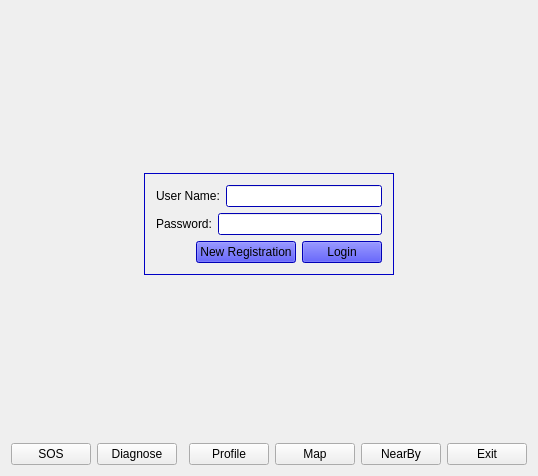
<?xml version="1.0" encoding="UTF-8"?>
<ui version="4.0">
 <class>client</class>
 <widget class="QMainWindow" name="client">
  <property name="geometry">
   <rect>
    <x>0</x>
    <y>0</y>
    <width>504</width>
    <height>476</height>
   </rect>
  </property>
  <property name="windowTitle">
   <string>client</string>
  </property>
  <widget class="QWidget" name="centralWidget">
   <layout class="QGridLayout" name="gridLayout_3">
    <item row="2" column="6">
     <widget class="QPushButton" name="exitButton">
      <property name="text">
       <string>Exit</string>
      </property>
     </widget>
    </item>
    <item row="2" column="0">
     <widget class="QPushButton" name="EmergencyButton">
      <property name="text">
       <string>SOS</string>
      </property>
     </widget>
    </item>
    <item row="2" column="3">
     <widget class="QPushButton" name="profileButton">
      <property name="text">
       <string>Profile</string>
      </property>
     </widget>
    </item>
    <item row="1" column="0" colspan="7">
     <widget class="QStackedWidget" name="stackedWidget">
      <property name="currentIndex">
       <number>0</number>
      </property>
      <widget class="QWidget" name="login">
       <property name="palette">
        <palette>
         <active>
          <colorrole role="WindowText">
           <brush brushstyle="SolidPattern">
            <color alpha="255">
             <red>0</red>
             <green>0</green>
             <blue>0</blue>
            </color>
           </brush>
          </colorrole>
          <colorrole role="Button">
           <brush brushstyle="SolidPattern">
            <color alpha="255">
             <red>0</red>
             <green>255</green>
             <blue>0</blue>
            </color>
           </brush>
          </colorrole>
          <colorrole role="Light">
           <brush brushstyle="SolidPattern">
            <color alpha="255">
             <red>127</red>
             <green>255</green>
             <blue>127</blue>
            </color>
           </brush>
          </colorrole>
          <colorrole role="Midlight">
           <brush brushstyle="SolidPattern">
            <color alpha="255">
             <red>63</red>
             <green>255</green>
             <blue>63</blue>
            </color>
           </brush>
          </colorrole>
          <colorrole role="Dark">
           <brush brushstyle="SolidPattern">
            <color alpha="255">
             <red>0</red>
             <green>127</green>
             <blue>0</blue>
            </color>
           </brush>
          </colorrole>
          <colorrole role="Mid">
           <brush brushstyle="SolidPattern">
            <color alpha="255">
             <red>0</red>
             <green>170</green>
             <blue>0</blue>
            </color>
           </brush>
          </colorrole>
          <colorrole role="Text">
           <brush brushstyle="SolidPattern">
            <color alpha="255">
             <red>0</red>
             <green>0</green>
             <blue>0</blue>
            </color>
           </brush>
          </colorrole>
          <colorrole role="BrightText">
           <brush brushstyle="SolidPattern">
            <color alpha="255">
             <red>255</red>
             <green>255</green>
             <blue>255</blue>
            </color>
           </brush>
          </colorrole>
          <colorrole role="ButtonText">
           <brush brushstyle="SolidPattern">
            <color alpha="255">
             <red>0</red>
             <green>0</green>
             <blue>0</blue>
            </color>
           </brush>
          </colorrole>
          <colorrole role="Base">
           <brush brushstyle="SolidPattern">
            <color alpha="255">
             <red>255</red>
             <green>255</green>
             <blue>255</blue>
            </color>
           </brush>
          </colorrole>
          <colorrole role="Window">
           <brush brushstyle="SolidPattern">
            <color alpha="255">
             <red>0</red>
             <green>255</green>
             <blue>0</blue>
            </color>
           </brush>
          </colorrole>
          <colorrole role="Shadow">
           <brush brushstyle="SolidPattern">
            <color alpha="255">
             <red>0</red>
             <green>0</green>
             <blue>0</blue>
            </color>
           </brush>
          </colorrole>
          <colorrole role="AlternateBase">
           <brush brushstyle="SolidPattern">
            <color alpha="255">
             <red>127</red>
             <green>255</green>
             <blue>127</blue>
            </color>
           </brush>
          </colorrole>
          <colorrole role="ToolTipBase">
           <brush brushstyle="SolidPattern">
            <color alpha="255">
             <red>255</red>
             <green>255</green>
             <blue>220</blue>
            </color>
           </brush>
          </colorrole>
          <colorrole role="ToolTipText">
           <brush brushstyle="SolidPattern">
            <color alpha="255">
             <red>0</red>
             <green>0</green>
             <blue>0</blue>
            </color>
           </brush>
          </colorrole>
          <colorrole role="PlaceholderText">
           <brush brushstyle="SolidPattern">
            <color alpha="128">
             <red>0</red>
             <green>0</green>
             <blue>0</blue>
            </color>
           </brush>
          </colorrole>
         </active>
         <inactive>
          <colorrole role="WindowText">
           <brush brushstyle="SolidPattern">
            <color alpha="255">
             <red>0</red>
             <green>0</green>
             <blue>0</blue>
            </color>
           </brush>
          </colorrole>
          <colorrole role="Button">
           <brush brushstyle="SolidPattern">
            <color alpha="255">
             <red>0</red>
             <green>255</green>
             <blue>0</blue>
            </color>
           </brush>
          </colorrole>
          <colorrole role="Light">
           <brush brushstyle="SolidPattern">
            <color alpha="255">
             <red>127</red>
             <green>255</green>
             <blue>127</blue>
            </color>
           </brush>
          </colorrole>
          <colorrole role="Midlight">
           <brush brushstyle="SolidPattern">
            <color alpha="255">
             <red>63</red>
             <green>255</green>
             <blue>63</blue>
            </color>
           </brush>
          </colorrole>
          <colorrole role="Dark">
           <brush brushstyle="SolidPattern">
            <color alpha="255">
             <red>0</red>
             <green>127</green>
             <blue>0</blue>
            </color>
           </brush>
          </colorrole>
          <colorrole role="Mid">
           <brush brushstyle="SolidPattern">
            <color alpha="255">
             <red>0</red>
             <green>170</green>
             <blue>0</blue>
            </color>
           </brush>
          </colorrole>
          <colorrole role="Text">
           <brush brushstyle="SolidPattern">
            <color alpha="255">
             <red>0</red>
             <green>0</green>
             <blue>0</blue>
            </color>
           </brush>
          </colorrole>
          <colorrole role="BrightText">
           <brush brushstyle="SolidPattern">
            <color alpha="255">
             <red>255</red>
             <green>255</green>
             <blue>255</blue>
            </color>
           </brush>
          </colorrole>
          <colorrole role="ButtonText">
           <brush brushstyle="SolidPattern">
            <color alpha="255">
             <red>0</red>
             <green>0</green>
             <blue>0</blue>
            </color>
           </brush>
          </colorrole>
          <colorrole role="Base">
           <brush brushstyle="SolidPattern">
            <color alpha="255">
             <red>255</red>
             <green>255</green>
             <blue>255</blue>
            </color>
           </brush>
          </colorrole>
          <colorrole role="Window">
           <brush brushstyle="SolidPattern">
            <color alpha="255">
             <red>0</red>
             <green>255</green>
             <blue>0</blue>
            </color>
           </brush>
          </colorrole>
          <colorrole role="Shadow">
           <brush brushstyle="SolidPattern">
            <color alpha="255">
             <red>0</red>
             <green>0</green>
             <blue>0</blue>
            </color>
           </brush>
          </colorrole>
          <colorrole role="AlternateBase">
           <brush brushstyle="SolidPattern">
            <color alpha="255">
             <red>127</red>
             <green>255</green>
             <blue>127</blue>
            </color>
           </brush>
          </colorrole>
          <colorrole role="ToolTipBase">
           <brush brushstyle="SolidPattern">
            <color alpha="255">
             <red>255</red>
             <green>255</green>
             <blue>220</blue>
            </color>
           </brush>
          </colorrole>
          <colorrole role="ToolTipText">
           <brush brushstyle="SolidPattern">
            <color alpha="255">
             <red>0</red>
             <green>0</green>
             <blue>0</blue>
            </color>
           </brush>
          </colorrole>
          <colorrole role="PlaceholderText">
           <brush brushstyle="SolidPattern">
            <color alpha="128">
             <red>0</red>
             <green>0</green>
             <blue>0</blue>
            </color>
           </brush>
          </colorrole>
         </inactive>
         <disabled>
          <colorrole role="WindowText">
           <brush brushstyle="SolidPattern">
            <color alpha="255">
             <red>0</red>
             <green>127</green>
             <blue>0</blue>
            </color>
           </brush>
          </colorrole>
          <colorrole role="Button">
           <brush brushstyle="SolidPattern">
            <color alpha="255">
             <red>0</red>
             <green>255</green>
             <blue>0</blue>
            </color>
           </brush>
          </colorrole>
          <colorrole role="Light">
           <brush brushstyle="SolidPattern">
            <color alpha="255">
             <red>127</red>
             <green>255</green>
             <blue>127</blue>
            </color>
           </brush>
          </colorrole>
          <colorrole role="Midlight">
           <brush brushstyle="SolidPattern">
            <color alpha="255">
             <red>63</red>
             <green>255</green>
             <blue>63</blue>
            </color>
           </brush>
          </colorrole>
          <colorrole role="Dark">
           <brush brushstyle="SolidPattern">
            <color alpha="255">
             <red>0</red>
             <green>127</green>
             <blue>0</blue>
            </color>
           </brush>
          </colorrole>
          <colorrole role="Mid">
           <brush brushstyle="SolidPattern">
            <color alpha="255">
             <red>0</red>
             <green>170</green>
             <blue>0</blue>
            </color>
           </brush>
          </colorrole>
          <colorrole role="Text">
           <brush brushstyle="SolidPattern">
            <color alpha="255">
             <red>0</red>
             <green>127</green>
             <blue>0</blue>
            </color>
           </brush>
          </colorrole>
          <colorrole role="BrightText">
           <brush brushstyle="SolidPattern">
            <color alpha="255">
             <red>255</red>
             <green>255</green>
             <blue>255</blue>
            </color>
           </brush>
          </colorrole>
          <colorrole role="ButtonText">
           <brush brushstyle="SolidPattern">
            <color alpha="255">
             <red>0</red>
             <green>127</green>
             <blue>0</blue>
            </color>
           </brush>
          </colorrole>
          <colorrole role="Base">
           <brush brushstyle="SolidPattern">
            <color alpha="255">
             <red>0</red>
             <green>255</green>
             <blue>0</blue>
            </color>
           </brush>
          </colorrole>
          <colorrole role="Window">
           <brush brushstyle="SolidPattern">
            <color alpha="255">
             <red>0</red>
             <green>255</green>
             <blue>0</blue>
            </color>
           </brush>
          </colorrole>
          <colorrole role="Shadow">
           <brush brushstyle="SolidPattern">
            <color alpha="255">
             <red>0</red>
             <green>0</green>
             <blue>0</blue>
            </color>
           </brush>
          </colorrole>
          <colorrole role="AlternateBase">
           <brush brushstyle="SolidPattern">
            <color alpha="255">
             <red>0</red>
             <green>255</green>
             <blue>0</blue>
            </color>
           </brush>
          </colorrole>
          <colorrole role="ToolTipBase">
           <brush brushstyle="SolidPattern">
            <color alpha="255">
             <red>255</red>
             <green>255</green>
             <blue>220</blue>
            </color>
           </brush>
          </colorrole>
          <colorrole role="ToolTipText">
           <brush brushstyle="SolidPattern">
            <color alpha="255">
             <red>0</red>
             <green>0</green>
             <blue>0</blue>
            </color>
           </brush>
          </colorrole>
          <colorrole role="PlaceholderText">
           <brush brushstyle="SolidPattern">
            <color alpha="128">
             <red>0</red>
             <green>0</green>
             <blue>0</blue>
            </color>
           </brush>
          </colorrole>
         </disabled>
        </palette>
       </property>
       <layout class="QGridLayout" name="gridLayout">
        <item row="0" column="1">
         <spacer name="verticalSpacer">
          <property name="orientation">
           <enum>Qt::Vertical</enum>
          </property>
          <property name="sizeHint" stdset="0">
           <size>
            <width>20</width>
            <height>40</height>
           </size>
          </property>
         </spacer>
        </item>
        <item row="1" column="0">
         <spacer name="horizontalSpacer_2">
          <property name="orientation">
           <enum>Qt::Horizontal</enum>
          </property>
          <property name="sizeHint" stdset="0">
           <size>
            <width>40</width>
            <height>20</height>
           </size>
          </property>
         </spacer>
        </item>
        <item row="1" column="1">
         <widget class="QFrame" name="frame">
          <property name="palette">
           <palette>
            <active>
             <colorrole role="WindowText">
              <brush brushstyle="SolidPattern">
               <color alpha="255">
                <red>0</red>
                <green>0</green>
                <blue>0</blue>
               </color>
              </brush>
             </colorrole>
             <colorrole role="Button">
              <brush brushstyle="SolidPattern">
               <color alpha="255">
                <red>0</red>
                <green>0</green>
                <blue>255</blue>
               </color>
              </brush>
             </colorrole>
             <colorrole role="Light">
              <brush brushstyle="SolidPattern">
               <color alpha="255">
                <red>127</red>
                <green>127</green>
                <blue>255</blue>
               </color>
              </brush>
             </colorrole>
             <colorrole role="Midlight">
              <brush brushstyle="SolidPattern">
               <color alpha="255">
                <red>63</red>
                <green>63</green>
                <blue>255</blue>
               </color>
              </brush>
             </colorrole>
             <colorrole role="Dark">
              <brush brushstyle="SolidPattern">
               <color alpha="255">
                <red>0</red>
                <green>0</green>
                <blue>127</blue>
               </color>
              </brush>
             </colorrole>
             <colorrole role="Mid">
              <brush brushstyle="SolidPattern">
               <color alpha="255">
                <red>0</red>
                <green>0</green>
                <blue>170</blue>
               </color>
              </brush>
             </colorrole>
             <colorrole role="Text">
              <brush brushstyle="SolidPattern">
               <color alpha="255">
                <red>0</red>
                <green>0</green>
                <blue>0</blue>
               </color>
              </brush>
             </colorrole>
             <colorrole role="BrightText">
              <brush brushstyle="SolidPattern">
               <color alpha="255">
                <red>255</red>
                <green>255</green>
                <blue>255</blue>
               </color>
              </brush>
             </colorrole>
             <colorrole role="ButtonText">
              <brush brushstyle="SolidPattern">
               <color alpha="255">
                <red>0</red>
                <green>0</green>
                <blue>0</blue>
               </color>
              </brush>
             </colorrole>
             <colorrole role="Base">
              <brush brushstyle="SolidPattern">
               <color alpha="255">
                <red>255</red>
                <green>255</green>
                <blue>255</blue>
               </color>
              </brush>
             </colorrole>
             <colorrole role="Window">
              <brush brushstyle="SolidPattern">
               <color alpha="255">
                <red>0</red>
                <green>0</green>
                <blue>255</blue>
               </color>
              </brush>
             </colorrole>
             <colorrole role="Shadow">
              <brush brushstyle="SolidPattern">
               <color alpha="255">
                <red>0</red>
                <green>0</green>
                <blue>0</blue>
               </color>
              </brush>
             </colorrole>
             <colorrole role="AlternateBase">
              <brush brushstyle="SolidPattern">
               <color alpha="255">
                <red>127</red>
                <green>127</green>
                <blue>255</blue>
               </color>
              </brush>
             </colorrole>
             <colorrole role="ToolTipBase">
              <brush brushstyle="SolidPattern">
               <color alpha="255">
                <red>255</red>
                <green>255</green>
                <blue>220</blue>
               </color>
              </brush>
             </colorrole>
             <colorrole role="ToolTipText">
              <brush brushstyle="SolidPattern">
               <color alpha="255">
                <red>0</red>
                <green>0</green>
                <blue>0</blue>
               </color>
              </brush>
             </colorrole>
             <colorrole role="PlaceholderText">
              <brush brushstyle="SolidPattern">
               <color alpha="128">
                <red>0</red>
                <green>0</green>
                <blue>0</blue>
               </color>
              </brush>
             </colorrole>
            </active>
            <inactive>
             <colorrole role="WindowText">
              <brush brushstyle="SolidPattern">
               <color alpha="255">
                <red>0</red>
                <green>0</green>
                <blue>0</blue>
               </color>
              </brush>
             </colorrole>
             <colorrole role="Button">
              <brush brushstyle="SolidPattern">
               <color alpha="255">
                <red>0</red>
                <green>0</green>
                <blue>255</blue>
               </color>
              </brush>
             </colorrole>
             <colorrole role="Light">
              <brush brushstyle="SolidPattern">
               <color alpha="255">
                <red>127</red>
                <green>127</green>
                <blue>255</blue>
               </color>
              </brush>
             </colorrole>
             <colorrole role="Midlight">
              <brush brushstyle="SolidPattern">
               <color alpha="255">
                <red>63</red>
                <green>63</green>
                <blue>255</blue>
               </color>
              </brush>
             </colorrole>
             <colorrole role="Dark">
              <brush brushstyle="SolidPattern">
               <color alpha="255">
                <red>0</red>
                <green>0</green>
                <blue>127</blue>
               </color>
              </brush>
             </colorrole>
             <colorrole role="Mid">
              <brush brushstyle="SolidPattern">
               <color alpha="255">
                <red>0</red>
                <green>0</green>
                <blue>170</blue>
               </color>
              </brush>
             </colorrole>
             <colorrole role="Text">
              <brush brushstyle="SolidPattern">
               <color alpha="255">
                <red>0</red>
                <green>0</green>
                <blue>0</blue>
               </color>
              </brush>
             </colorrole>
             <colorrole role="BrightText">
              <brush brushstyle="SolidPattern">
               <color alpha="255">
                <red>255</red>
                <green>255</green>
                <blue>255</blue>
               </color>
              </brush>
             </colorrole>
             <colorrole role="ButtonText">
              <brush brushstyle="SolidPattern">
               <color alpha="255">
                <red>0</red>
                <green>0</green>
                <blue>0</blue>
               </color>
              </brush>
             </colorrole>
             <colorrole role="Base">
              <brush brushstyle="SolidPattern">
               <color alpha="255">
                <red>255</red>
                <green>255</green>
                <blue>255</blue>
               </color>
              </brush>
             </colorrole>
             <colorrole role="Window">
              <brush brushstyle="SolidPattern">
               <color alpha="255">
                <red>0</red>
                <green>0</green>
                <blue>255</blue>
               </color>
              </brush>
             </colorrole>
             <colorrole role="Shadow">
              <brush brushstyle="SolidPattern">
               <color alpha="255">
                <red>0</red>
                <green>0</green>
                <blue>0</blue>
               </color>
              </brush>
             </colorrole>
             <colorrole role="AlternateBase">
              <brush brushstyle="SolidPattern">
               <color alpha="255">
                <red>127</red>
                <green>127</green>
                <blue>255</blue>
               </color>
              </brush>
             </colorrole>
             <colorrole role="ToolTipBase">
              <brush brushstyle="SolidPattern">
               <color alpha="255">
                <red>255</red>
                <green>255</green>
                <blue>220</blue>
               </color>
              </brush>
             </colorrole>
             <colorrole role="ToolTipText">
              <brush brushstyle="SolidPattern">
               <color alpha="255">
                <red>0</red>
                <green>0</green>
                <blue>0</blue>
               </color>
              </brush>
             </colorrole>
             <colorrole role="PlaceholderText">
              <brush brushstyle="SolidPattern">
               <color alpha="128">
                <red>0</red>
                <green>0</green>
                <blue>0</blue>
               </color>
              </brush>
             </colorrole>
            </inactive>
            <disabled>
             <colorrole role="WindowText">
              <brush brushstyle="SolidPattern">
               <color alpha="255">
                <red>0</red>
                <green>0</green>
                <blue>127</blue>
               </color>
              </brush>
             </colorrole>
             <colorrole role="Button">
              <brush brushstyle="SolidPattern">
               <color alpha="255">
                <red>0</red>
                <green>0</green>
                <blue>255</blue>
               </color>
              </brush>
             </colorrole>
             <colorrole role="Light">
              <brush brushstyle="SolidPattern">
               <color alpha="255">
                <red>127</red>
                <green>127</green>
                <blue>255</blue>
               </color>
              </brush>
             </colorrole>
             <colorrole role="Midlight">
              <brush brushstyle="SolidPattern">
               <color alpha="255">
                <red>63</red>
                <green>63</green>
                <blue>255</blue>
               </color>
              </brush>
             </colorrole>
             <colorrole role="Dark">
              <brush brushstyle="SolidPattern">
               <color alpha="255">
                <red>0</red>
                <green>0</green>
                <blue>127</blue>
               </color>
              </brush>
             </colorrole>
             <colorrole role="Mid">
              <brush brushstyle="SolidPattern">
               <color alpha="255">
                <red>0</red>
                <green>0</green>
                <blue>170</blue>
               </color>
              </brush>
             </colorrole>
             <colorrole role="Text">
              <brush brushstyle="SolidPattern">
               <color alpha="255">
                <red>0</red>
                <green>0</green>
                <blue>127</blue>
               </color>
              </brush>
             </colorrole>
             <colorrole role="BrightText">
              <brush brushstyle="SolidPattern">
               <color alpha="255">
                <red>255</red>
                <green>255</green>
                <blue>255</blue>
               </color>
              </brush>
             </colorrole>
             <colorrole role="ButtonText">
              <brush brushstyle="SolidPattern">
               <color alpha="255">
                <red>0</red>
                <green>0</green>
                <blue>127</blue>
               </color>
              </brush>
             </colorrole>
             <colorrole role="Base">
              <brush brushstyle="SolidPattern">
               <color alpha="255">
                <red>0</red>
                <green>0</green>
                <blue>255</blue>
               </color>
              </brush>
             </colorrole>
             <colorrole role="Window">
              <brush brushstyle="SolidPattern">
               <color alpha="255">
                <red>0</red>
                <green>0</green>
                <blue>255</blue>
               </color>
              </brush>
             </colorrole>
             <colorrole role="Shadow">
              <brush brushstyle="SolidPattern">
               <color alpha="255">
                <red>0</red>
                <green>0</green>
                <blue>0</blue>
               </color>
              </brush>
             </colorrole>
             <colorrole role="AlternateBase">
              <brush brushstyle="SolidPattern">
               <color alpha="255">
                <red>0</red>
                <green>0</green>
                <blue>255</blue>
               </color>
              </brush>
             </colorrole>
             <colorrole role="ToolTipBase">
              <brush brushstyle="SolidPattern">
               <color alpha="255">
                <red>255</red>
                <green>255</green>
                <blue>220</blue>
               </color>
              </brush>
             </colorrole>
             <colorrole role="ToolTipText">
              <brush brushstyle="SolidPattern">
               <color alpha="255">
                <red>0</red>
                <green>0</green>
                <blue>0</blue>
               </color>
              </brush>
             </colorrole>
             <colorrole role="PlaceholderText">
              <brush brushstyle="SolidPattern">
               <color alpha="128">
                <red>0</red>
                <green>0</green>
                <blue>0</blue>
               </color>
              </brush>
             </colorrole>
            </disabled>
           </palette>
          </property>
          <property name="frameShape">
           <enum>QFrame::StyledPanel</enum>
          </property>
          <property name="frameShadow">
           <enum>QFrame::Plain</enum>
          </property>
          <layout class="QVBoxLayout" name="verticalLayout_2">
           <item>
            <layout class="QHBoxLayout" name="horizontalLayout">
             <item>
              <widget class="QLabel" name="label">
               <property name="text">
                <string>User Name:</string>
               </property>
              </widget>
             </item>
             <item>
              <widget class="QLineEdit" name="userLineEdit"/>
             </item>
            </layout>
           </item>
           <item>
            <layout class="QHBoxLayout" name="horizontalLayout_2">
             <item>
              <widget class="QLabel" name="label_2">
               <property name="text">
                <string>Password:</string>
               </property>
              </widget>
             </item>
             <item>
              <widget class="QLineEdit" name="passLineEdit"/>
             </item>
            </layout>
           </item>
           <item>
            <layout class="QHBoxLayout" name="horizontalLayout_3">
             <item>
              <spacer name="horizontalSpacer">
               <property name="orientation">
                <enum>Qt::Horizontal</enum>
               </property>
               <property name="sizeHint" stdset="0">
                <size>
                 <width>40</width>
                 <height>20</height>
                </size>
               </property>
              </spacer>
             </item>
             <item>
              <widget class="QPushButton" name="pushButton_4">
               <property name="text">
                <string>New Registration</string>
               </property>
              </widget>
             </item>
             <item>
              <widget class="QPushButton" name="loginButton">
               <property name="text">
                <string>Login</string>
               </property>
              </widget>
             </item>
            </layout>
           </item>
          </layout>
         </widget>
        </item>
        <item row="2" column="1">
         <spacer name="verticalSpacer_2">
          <property name="orientation">
           <enum>Qt::Vertical</enum>
          </property>
          <property name="sizeHint" stdset="0">
           <size>
            <width>20</width>
            <height>40</height>
           </size>
          </property>
         </spacer>
        </item>
        <item row="1" column="2">
         <spacer name="horizontalSpacer_3">
          <property name="orientation">
           <enum>Qt::Horizontal</enum>
          </property>
          <property name="sizeHint" stdset="0">
           <size>
            <width>40</width>
            <height>20</height>
           </size>
          </property>
         </spacer>
        </item>
       </layout>
      </widget>
      <widget class="QWidget" name="mainPage">
       <layout class="QGridLayout" name="gridLayout_2">
        <item row="0" column="1">
         <widget class="QFrame" name="frame_4">
          <property name="frameShape">
           <enum>QFrame::StyledPanel</enum>
          </property>
          <property name="frameShadow">
           <enum>QFrame::Raised</enum>
          </property>
          <layout class="QGridLayout" name="gridLayout_5">
           <item row="0" column="1">
            <spacer name="verticalSpacer_4">
             <property name="orientation">
              <enum>Qt::Vertical</enum>
             </property>
             <property name="sizeHint" stdset="0">
              <size>
               <width>20</width>
               <height>138</height>
              </size>
             </property>
            </spacer>
           </item>
           <item row="1" column="0">
            <spacer name="horizontalSpacer_4">
             <property name="orientation">
              <enum>Qt::Horizontal</enum>
             </property>
             <property name="sizeHint" stdset="0">
              <size>
               <width>97</width>
               <height>20</height>
              </size>
             </property>
            </spacer>
           </item>
           <item row="1" column="1">
            <widget class="QFrame" name="frame_5">
             <property name="frameShape">
              <enum>QFrame::StyledPanel</enum>
             </property>
             <property name="frameShadow">
              <enum>QFrame::Raised</enum>
             </property>
             <layout class="QVBoxLayout" name="verticalLayout_4">
              <item>
               <layout class="QHBoxLayout" name="horizontalLayout_9">
                <item>
                 <widget class="QLabel" name="label_8">
                  <property name="text">
                   <string>User Name:      </string>
                  </property>
                 </widget>
                </item>
                <item>
                 <widget class="QLineEdit" name="lineEdit"/>
                </item>
               </layout>
              </item>
              <item>
               <layout class="QHBoxLayout" name="horizontalLayout_10">
                <item>
                 <widget class="QLabel" name="label_9">
                  <property name="text">
                   <string>Phone Number:</string>
                  </property>
                 </widget>
                </item>
                <item>
                 <widget class="QLineEdit" name="lineEdit_2"/>
                </item>
               </layout>
              </item>
              <item>
               <layout class="QHBoxLayout" name="horizontalLayout_11">
                <item>
                 <widget class="QLabel" name="label_10">
                  <property name="text">
                   <string>Email ID:           </string>
                  </property>
                 </widget>
                </item>
                <item>
                 <widget class="QLineEdit" name="lineEdit_3"/>
                </item>
               </layout>
              </item>
             </layout>
            </widget>
           </item>
           <item row="1" column="2">
            <spacer name="horizontalSpacer_5">
             <property name="orientation">
              <enum>Qt::Horizontal</enum>
             </property>
             <property name="sizeHint" stdset="0">
              <size>
               <width>97</width>
               <height>20</height>
              </size>
             </property>
            </spacer>
           </item>
           <item row="2" column="1">
            <spacer name="verticalSpacer_3">
             <property name="orientation">
              <enum>Qt::Vertical</enum>
             </property>
             <property name="sizeHint" stdset="0">
              <size>
               <width>20</width>
               <height>137</height>
              </size>
             </property>
            </spacer>
           </item>
          </layout>
         </widget>
        </item>
       </layout>
      </widget>
      <widget class="QWidget" name="registraionPage">
       <layout class="QVBoxLayout" name="verticalLayout_3">
        <item>
         <layout class="QHBoxLayout" name="horizontalLayout_4">
          <item>
           <widget class="QLabel" name="label_3">
            <property name="text">
             <string>User Name:      </string>
            </property>
           </widget>
          </item>
          <item>
           <widget class="QLineEdit" name="userSignUpLineEdit"/>
          </item>
         </layout>
        </item>
        <item>
         <layout class="QHBoxLayout" name="horizontalLayout_5">
          <item>
           <widget class="QLabel" name="label_4">
            <property name="text">
             <string>Password:        </string>
            </property>
           </widget>
          </item>
          <item>
           <widget class="QLineEdit" name="passSignUpLineEdit"/>
          </item>
         </layout>
        </item>
        <item>
         <layout class="QHBoxLayout" name="horizontalLayout_6">
          <item>
           <widget class="QLabel" name="label_5">
            <property name="text">
             <string>Phone Number:</string>
            </property>
           </widget>
          </item>
          <item>
           <widget class="QLineEdit" name="phoneSignUpLineEdit"/>
          </item>
         </layout>
        </item>
        <item>
         <layout class="QHBoxLayout" name="horizontalLayout_7">
          <item>
           <widget class="QLabel" name="label_6">
            <property name="text">
             <string>Email ID:          </string>
            </property>
           </widget>
          </item>
          <item>
           <widget class="QLineEdit" name="emailSignUpLineEdit"/>
          </item>
         </layout>
        </item>
        <item>
         <layout class="QHBoxLayout" name="horizontalLayout_8">
          <item>
           <widget class="QPushButton" name="pushButton_2">
            <property name="text">
             <string>Register</string>
            </property>
           </widget>
          </item>
          <item>
           <widget class="QPushButton" name="pushButton">
            <property name="text">
             <string>Cancel</string>
            </property>
           </widget>
          </item>
         </layout>
        </item>
       </layout>
      </widget>
      <widget class="QWidget" name="sosPage"/>
      <widget class="QWidget" name="nearByPage">
       <layout class="QVBoxLayout" name="verticalLayout_5">
        <item>
         <widget class="QPushButton" name="hospital1Button">
          <property name="text">
           <string>ESCI Hospital</string>
          </property>
         </widget>
        </item>
        <item>
         <widget class="QPushButton" name="hospital2Button">
          <property name="text">
           <string>NRR Hospital</string>
          </property>
         </widget>
        </item>
        <item>
         <widget class="QPushButton" name="hospital3Button">
          <property name="text">
           <string>Saptagiri Hospital</string>
          </property>
         </widget>
        </item>
        <item>
         <widget class="QPushButton" name="hospital4Button">
          <property name="text">
           <string>Fortis Hospital</string>
          </property>
         </widget>
        </item>
        <item>
         <widget class="QPushButton" name="hospital5Button">
          <property name="text">
           <string>Aster CMI Hospital</string>
          </property>
         </widget>
        </item>
       </layout>
      </widget>
      <widget class="QWidget" name="diagnosePage">
       <layout class="QGridLayout" name="gridLayout_4">
        <item row="0" column="0">
         <widget class="QFrame" name="frame_2">
          <property name="frameShape">
           <enum>QFrame::StyledPanel</enum>
          </property>
          <property name="frameShadow">
           <enum>QFrame::Raised</enum>
          </property>
          <widget class="QLineEdit" name="symLineEdit">
           <property name="geometry">
            <rect>
             <x>130</x>
             <y>70</y>
             <width>171</width>
             <height>20</height>
            </rect>
           </property>
          </widget>
          <widget class="QLabel" name="label_7">
           <property name="geometry">
            <rect>
             <x>170</x>
             <y>30</y>
             <width>81</width>
             <height>16</height>
            </rect>
           </property>
           <property name="text">
            <string>Enter Symptoms</string>
           </property>
          </widget>
          <widget class="QPushButton" name="diseaseSummitButton">
           <property name="geometry">
            <rect>
             <x>170</x>
             <y>120</y>
             <width>75</width>
             <height>23</height>
            </rect>
           </property>
           <property name="text">
            <string>submit</string>
           </property>
          </widget>
         </widget>
        </item>
        <item row="1" column="0">
         <widget class="QFrame" name="frame_3">
          <property name="frameShape">
           <enum>QFrame::StyledPanel</enum>
          </property>
          <property name="frameShadow">
           <enum>QFrame::Raised</enum>
          </property>
          <widget class="QTextEdit" name="textEdit">
           <property name="geometry">
            <rect>
             <x>20</x>
             <y>20</y>
             <width>431</width>
             <height>171</height>
            </rect>
           </property>
          </widget>
         </widget>
        </item>
       </layout>
      </widget>
      <widget class="QWidget" name="mapPage">
       <layout class="QVBoxLayout" name="verticalLayout"/>
      </widget>
     </widget>
    </item>
    <item row="2" column="5">
     <widget class="QPushButton" name="nearByButton">
      <property name="text">
       <string>NearBy</string>
      </property>
     </widget>
    </item>
    <item row="2" column="4">
     <widget class="QPushButton" name="mapButton">
      <property name="text">
       <string>Map</string>
      </property>
     </widget>
    </item>
    <item row="2" column="1">
     <widget class="QPushButton" name="diagnoseButton">
      <property name="text">
       <string>Diagnose</string>
      </property>
     </widget>
    </item>
   </layout>
  </widget>
 </widget>
 <layoutdefault spacing="6" margin="11"/>
 <resources/>
 <connections/>
</ui>
